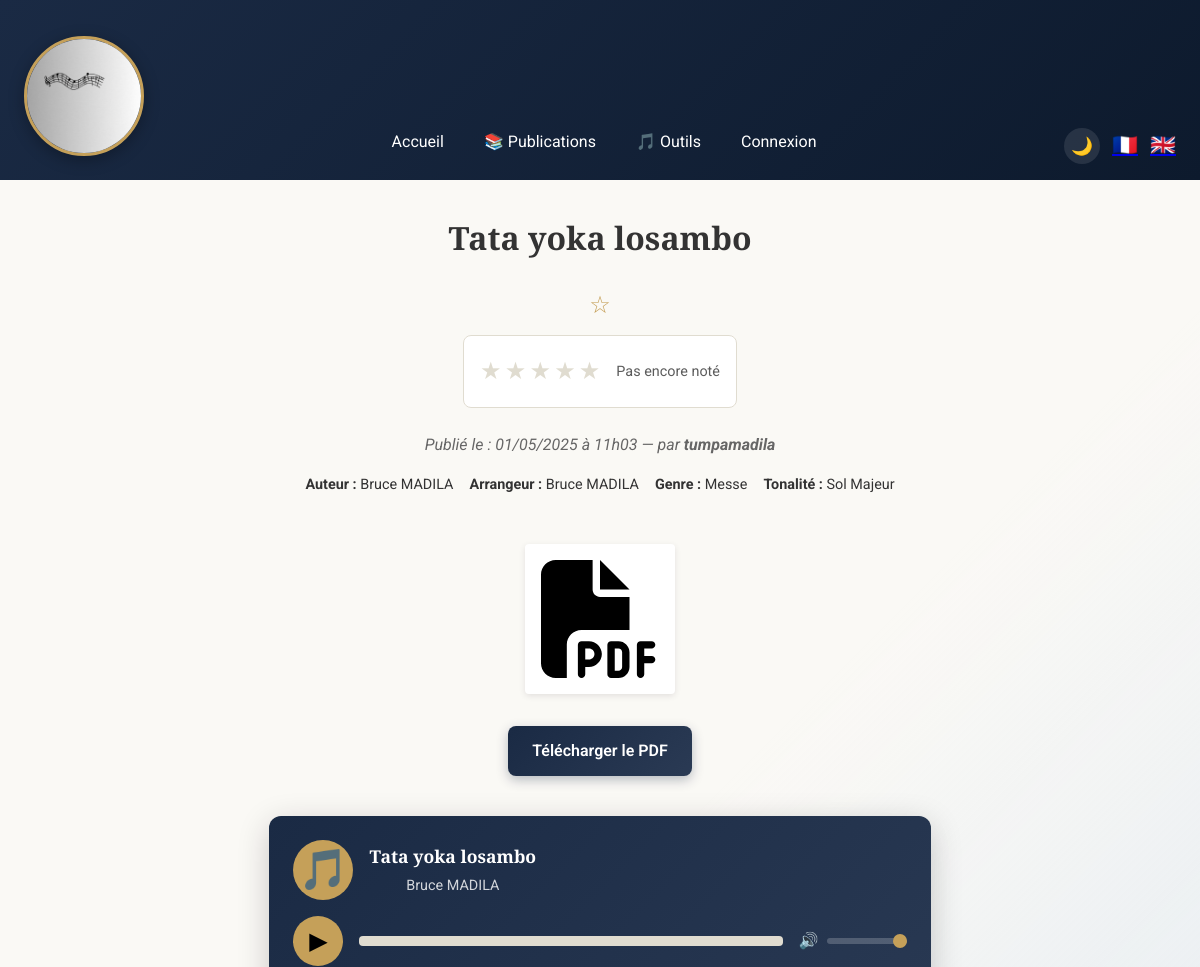
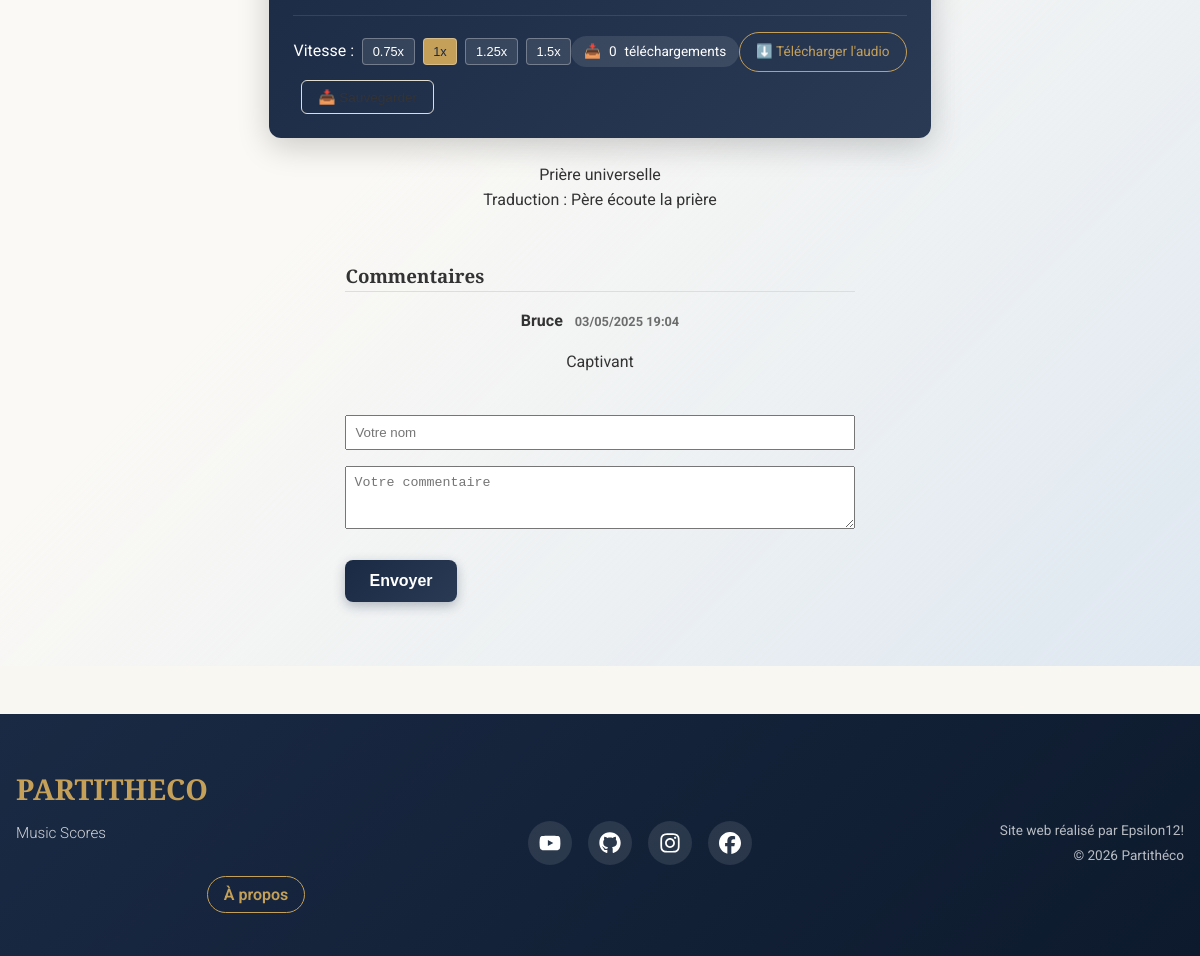
The app's page /project.php?id=7&lang=fr with its own data (2 pictures, top to bottom).
### tables this page shows
CREATE TABLE projects (
                id INTEGER PRIMARY KEY AUTOINCREMENT,
                user_id INTEGER NOT NULL,
                title TEXT NOT NULL,
                description TEXT NOT NULL,
                thumbnail TEXT,
                date_publication DATETIME DEFAULT CURRENT_TIMESTAMP, media TEXT, author TEXT, arranger TEXT, genre TEXT, tonality TEXT, moment_messe TEXT, temps_liturgique TEXT, is_liturgical BOOLEAN DEFAULT 0, voix TEXT,
                FOREIGN KEY(user_id) REFERENCES users(id)
            );

CREATE TABLE users (
                id INTEGER PRIMARY KEY AUTOINCREMENT,
                username TEXT NOT NULL UNIQUE,
                email TEXT NOT NULL UNIQUE,
                password TEXT NOT NULL
            , paroisse TEXT, role_choral TEXT);

CREATE TABLE comments (
                    id          INTEGER PRIMARY KEY AUTOINCREMENT,
                    project_id  INTEGER NOT NULL,
                    author      TEXT NOT NULL,
                    content     TEXT NOT NULL,
                    created_at  DATETIME DEFAULT CURRENT_TIMESTAMP,
                    FOREIGN KEY(project_id) REFERENCES projects(id)
                );

### classes/ProjectPageService.php (called while the page is built, shortened)
<?php
class ProjectPageService {
    private ProjectRepository $projectRepository;
    private CommentRepository $commentRepository;
    private FavoriteRepository $favoriteRepository;
    private DownloadRepository $downloadRepository;
    private RatingRepository $ratingRepository;
    private PlaylistRepository $playlistRepository;
    public function __construct(PDO $pdo) {
        $this->projectRepository = new ProjectRepository($pdo);
        $this->commentRepository = new CommentRepository($pdo);
        $this->favoriteRepository = new FavoriteRepository($pdo);
        $this->downloadRepository = new DownloadRepository($pdo);
        $this->ratingRepository = new RatingRepository($pdo);
        $this->playlistRepository = new PlaylistRepository($pdo);
    }
    public function buildPageData(int $projectId, ?array $user = null): array {
        $project = $this->projectRepository->getById($projectId);
        $userId = $user['id'] ?? null;
        return [
            'project' => $project,
            'avgRating' => $this->ratingRepository->getAverageRating($projectId),
            'ratingCount' => $this->ratingRepository->getRatingCount($projectId),
            'userRating' => $userId ? $this->ratingRepository->getUserRating($userId, $projectId) : null,
            'isFavorite' => $userId ? $this->favoriteRepository->isFavorite($userId, $projectId) : false,
            'comments' => $this->commentRepository->getByProject($projectId),
            'downloadCount' => $this->downloadRepository->getCountByProject($projectId),
            'userPlaylists' => $userId ? $this->playlistRepository->getByUser($userId) : [],
        ];
    }
}

### classes/ProjectRepository.php (called while the page is built, shortened)
<?php
class ProjectRepository {
    private PDO $pdo;
    public function __construct(PDO $pdo) {
        $this->pdo = $pdo;
    }
    public function getById(int $projectId): ?array {
        $stmt = $this->pdo->prepare("
            SELECT p.*, u.username AS publisher
            FROM projects p
            JOIN users u ON p.user_id = u.id
            WHERE p.id = :id
        ");
        $stmt->execute([':id' => $projectId]);
        $result = $stmt->fetch(PDO::FETCH_ASSOC);
        return $result ?: null;
    }
}

### classes/RatingRepository.php (called while the page is built, shortened)
<?php
class RatingRepository {
    private PDO $pdo;
    public function __construct(PDO $pdo) {
        $this->pdo = $pdo;
    }
    public function getAverageRating(int $projectId): ?float {
        $stmt = $this->pdo->prepare("
            SELECT AVG(score) AS avg, COUNT(*) AS count
            FROM ratings
            WHERE project_id = :pid
        ");
        $stmt->execute([':pid' => $projectId]);
        $result = $stmt->fetch(PDO::FETCH_ASSOC);
        return $result && $result['count'] > 0 ? round((float) $result['avg'], 1) : null;
    }
    public function getRatingCount(int $projectId): int {
        $stmt = $this->pdo->prepare("
            SELECT COUNT(*)
            FROM ratings
            WHERE project_id = :pid
        ");
        $stmt->execute([':pid' => $projectId]);
        return (int) $stmt->fetchColumn();
    }
}

### classes/CommentRepository.php (called while the page is built, shortened)
<?php
class CommentRepository {
    private PDO $pdo;
    public function __construct(PDO $pdo) {
        $this->pdo = $pdo;
    }
    public function getByProject(int $projectId): array {
        $stmt = $this->pdo->prepare("
            SELECT *
            FROM comments
            WHERE project_id = :pid
            ORDER BY created_at DESC
        ");
        $stmt->execute([':pid' => $projectId]);
        return $stmt->fetchAll(PDO::FETCH_ASSOC);
    }
}

### classes/DownloadRepository.php (called while the page is built, shortened)
<?php
class DownloadRepository {
    private PDO $pdo;
    public function __construct(PDO $pdo) {
        $this->pdo = $pdo;
    }
    public function getCountByProject(int $projectId): int {
        $stmt = $this->pdo->prepare("
            SELECT COUNT(*)
            FROM downloads
            WHERE project_id = :pid
        ");
        $stmt->execute([':pid' => $projectId]);
        return (int) $stmt->fetchColumn();
    }
}

### assets/locales/trad.php (called while the page is built, shortened)
<?php
$lang = $_SESSION['lang']
         ?? ($_COOKIE['lang'] ?? 'fr');
$transFile = __DIR__ . "/{$lang}.php";
$t = include $transFile;

### project.php (the view, shortened to what this page needs)
<?php
require_once __DIR__ . '/assets/locales/trad.php';
$db         = new Database();
$pdo        = $db->getPDO();
$pageService = new ProjectPageService($pdo);
$projectId = (int) $_GET['id'];
$currentUser = $_SESSION['user'] ?? null;
$pageData = $pageService->buildPageData($projectId, $currentUser);
$project = $pageData['project'];
$avgRating = $pageData['avgRating'];
$ratingCount = $pageData['ratingCount'];
$isFavorite = $pageData['isFavorite'];
$comments = $pageData['comments'];
$downloadCount = $pageData['downloadCount'];
include __DIR__ . '/includes/header.php';
include __DIR__ . '/includes/navbar.php';
?>
<main class="project-detail">
  <div class="project-title-block">
    <h1><?= htmlspecialchars($project['title'], ENT_NOQUOTES, 'UTF-8', false) ?></h1>
    <div class="project-actions">
      <form method="post" class="project-favorite-form">
          <button type="submit" name="favorite_toggle" class="btn-favorite" title="<?= $isFavorite ? 'Retirer des favoris' : 'Ajouter aux favoris' ?>">
              <?= $isFavorite ? '★' : '☆' ?>
          </button>
      </form>
    </div>
  </div>
  <div class="rating-section" data-project-id="<?= $projectId ?>">
    <div class="stars-display">
      <?php for ($i = 1; $i <= 5; $i++): ?>
        <span class="star <?= ($avgRating && $i <= round($avgRating)) ? 'filled' : '' ?>" data-value="<?= $i ?>">★</span>
      <?php endfor; ?>
    </div>
    <span class="rating-info">
      <?php if ($avgRating): ?>
        <?= $avgRating ?>/5 (<?= $ratingCount ?> avis)
      <?php else: ?>
        Pas encore noté
      <?php endif; ?>
    </span>
  </div>
  <?php
    $dt        = new DateTime($project['date_publication']);
    $fmt       = $t['project']['date_format'];
    $formatted = $dt->format($fmt);
  ?>
  <p class="project-date">
    <?= htmlspecialchars($t['project']['published_on']) ?>
    <?= htmlspecialchars($formatted) ?>
    — <?= htmlspecialchars($t['project']['by']) ?>
    <strong><?= htmlspecialchars($project['publisher']) ?></strong>
  </p>
  <ul class="project-meta">
    <?php if ($project['author']):   ?>
      <li><strong><?= htmlspecialchars($t['project']['author']) ?></strong>
        <?= htmlspecialchars($project['author'])   ?>
      </li>
    <?php endif; ?>
    <?php if ($project['arranger']): ?>
      <li><strong><?= htmlspecialchars($t['project']['arranger']) ?></strong>
        <?= htmlspecialchars($project['arranger']) ?>
      </li>
    <?php endif; ?>
    <?php if ($project['genre']):    ?>
      <li><strong><?= htmlspecialchars($t['project']['genre']) ?></strong>
        <?= htmlspecialchars($project['genre'])    ?>
      </li>
    <?php endif; ?>
    <?php if ($project['tonality']): ?>
      <li><strong><?= htmlspecialchars($t['project']['tonality']) ?></strong>
        <?= htmlspecialchars($project['tonality']) ?>
      </li>
    <?php endif; ?>
  </ul>
  <?php
    $thumb = $project['thumbnail'] ?? '';
    if ($thumb) {
        $isCloudinary = str_starts_with($thumb, 'http');
        $ext = strtolower(pathinfo($thumb, PATHINFO_EXTENSION));
        $url = $isCloudinary ? $thumb : "assets/img/{$thumb}";
        if (in_array($ext, ['jpg','jpeg','png','gif'])): ?>
          <a href="javascript:void(0)" onclick="openLightbox('<?= htmlspecialchars($url) ?>')">
            <img
              src="<?= htmlspecialchars($url) ?>"
              alt="Image de <?= htmlspecialchars($project['title'], ENT_NOQUOTES, 'UTF-8', false) ?>"
              class="project-media">
          </a>
          <p style="text-align:center; margin-top:.5rem;"><a class="btn-secondary" href="<?= htmlspecialchars($url) ?>" download>Télécharger l'image</a></p>
        <?php elseif ($ext === 'pdf'): ?>
          <a href="javascript:void(0)" onclick="openPDF('<?= htmlspecialchars($url) ?>')">
            <img
              src="assets/static/file-pdf-solid.svg"
              alt="PDF de <?= htmlspecialchars($project['title'], ENT_NOQUOTES, 'UTF-8', false) ?>"
              class="project-media pdf-icon">
          </a>
          <p style="text-align:center; margin-top:.5rem;"><a class="btn-primary" href="<?= htmlspecialchars($url) ?>" download>Télécharger le PDF</a></p>
        <?php endif;
    }
  ?>
  <?php if (!empty($project['media'])):
    $isMediaCloudinary = str_starts_with($project['media'], 'http');
    $mext = strtolower(pathinfo($project['media'], PATHINFO_EXTENSION));
    $murl = $isMediaCloudinary ? $project['media'] : "assets/img/{$project['media']}";
    if (in_array($mext, ['mp4','webm','ogg'])): ?>
      <video class="project-media" controls preload="metadata">
        <source src="<?= htmlspecialchars($murl) ?>" type="video/<?= $mext ?>">
        Votre navigateur ne supporte pas la vidéo.
      </video>
    <?php elseif (in_array($mext, ['mp3','wav','oga','ogg'])): ?>
      <div class="audio-player-enhanced" data-project-id="<?= $projectId ?>">
        <div class="player-header">
          <div class="player-icon">🎵</div>
          <div class="player-info">
            <h4><?= htmlspecialchars($project['title']) ?></h4>
            <p><?= htmlspecialchars($project['author'] ?? 'Auteur inconnu') ?></p>
          </div>
        </div>
        <div class="player-controls">
          <button class="btn-play">▶</button>
          <div class="progress-container">
            <div class="time-display">
              <span class="current-time">0:00</span>
              <span class="duration">0:00</span>
            </div>
          </div>
          <div class="volume-control">
            <span>🔊</span>
            <input type="range" class="volume-slider" min="0" max="1" step="0.1" value="1">
          </div>
        </div>
        <div class="extra-controls">
          <div class="speed-controls">
            <span>Vitesse :</span>
            <button class="btn-speed" data-speed="0.75">0.75x</button>
            <button class="btn-speed active" data-speed="1">1x</button>
            <button class="btn-speed" data-speed="1.25">1.25x</button>
            <button class="btn-speed" data-speed="1.5">1.5x</button>
          </div>
          <div class="download-stats">
            <span>📥</span>
            <span class="download-count"><?= $downloadCount ?></span>
            <span>téléchargements</span>
          </div>
          <a href="api/download.php?id=<?= $projectId ?>&type=audio" class="btn-download" onclick="trackDownload(<?= $projectId ?>, 'audio')">
            ⬇️ Télécharger l'audio
          </a>
        </div>
      </div>
    <?php endif;
  endif; ?>
  <p><?= nl2br(htmlspecialchars($project['description'], ENT_NOQUOTES, 'UTF-8', false)) ?></p>
  <section id="commentsSection">
    <h3><?= htmlspecialchars($t['comments']['title']) ?></h3>
    <?php if (empty($comments)): ?>
      <p>Aucun commentaire pour le moment.</p>
    <?php else: ?>
      <?php foreach ($comments as $cm): ?>
        <div class="comment-item">
          <p class="author">
            <?= htmlspecialchars($cm['author']) ?>
            <span class="date">
              <?= (new DateTime($cm['created_at']))->format('d/m/Y H:i') ?>
            </span>
          </p>
          <p class="content"><?= nl2br(htmlspecialchars($cm['content'], ENT_NOQUOTES, 'UTF-8', false)) ?></p>
        </div>
      <?php endforeach; ?>
    <?php endif; ?>
    <form method="post" novalidate class="comment-form">
      <input
        type="text"
        name="comment_author"
        placeholder="Votre nom"
        required>
      <textarea
        name="comment_content"
        rows="3"
        placeholder="Votre commentaire"
        required></textarea>
      <button name="comment_submit" type="submit">
        <?= htmlspecialchars($t['comments']['submit']) ?>
      </button>
    </form>
  </section>
</main>
<?php include __DIR__ . '/includes/footer.php'; ?>

### records on screen
projects: title "Tata yoka losambo", date_publication "01/05/2025 à 11h03", user.username "tumpamadila", author "Bruce MADILA", arranger "Bruce MADILA", genre "Messe", tonality "Sol Majeur", description "Prière universelle Traduction : Père écoute la prière"
comments: author "Bruce", created_at "03/05/2025 19:04", content "Captivant"

### other values on screen
$t['nav']['home'] "Accueil"
$t['nav']['login'] "Connexion"
$t['project']['published_on'] "Publié le :"
$t['project']['by'] "par"
$t['project']['author'] "Auteur :"
$t['project']['arranger'] "Arrangeur :"
$t['project']['genre'] "Genre :"
$t['project']['tonality'] "Tonalité :"
$downloadCount "0"
$t['comments']['title'] "Commentaires"
$t['comments']['submit'] "Envoyer"
$t['nav']['about'] "À propos"
$t['footer']['credits'] "Site web réalisé par Epsilon12!"
